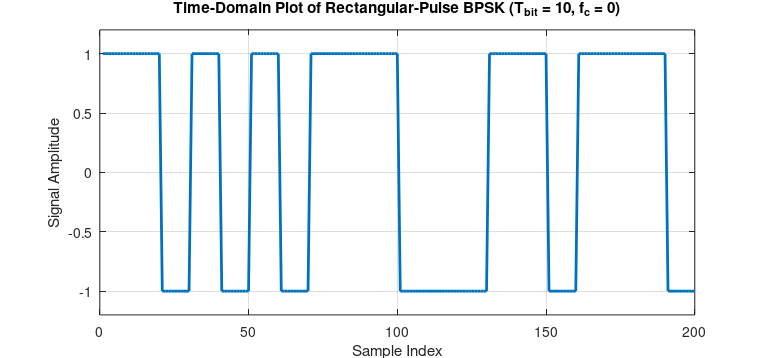
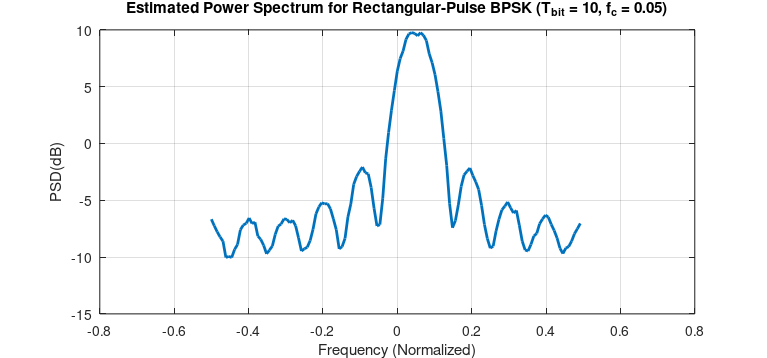

Reproduce these figures in MATLAB, in order.
% Script for creating a simple rectangular-pulse BPSK signal.
% Chad M. Spooner
% March 2015

% Set up figure windows.

for ind=1:2
    hf = figure(ind);
    clf;
    set(hf, 'units', 'normalized');
    set(hf, 'paperpositionmode', 'auto');
    set(hf, 'position', [0.2 0.05 0.6 0.35]);
end
figure(2);
set(gcf, 'position', [0.2 0.5 0.6 0.35]);

%% Initialize key variables.

T_bit = 10;              % 1/T_bit is the bit rate
num_bits = 4000;         % Desired number of bits in generated signal
fc = 0.05;               % Desired carrier frequency(normalized units)
N0_dB = -10.0;           % Noise spectral density(average noise power)
Power_dB = 0.0;          % Signal power in decibels
N_psd = 128;             % Number of frequencies to use in PSD estimate

%% Create the baseband signal.

% Create bit sequence.

bit_seq = randi([0 1], [1 num_bits]);

% Create symbol sequence from bit sequence.

sym_seq = 2*bit_seq - 1;
zero_mat = zeros((T_bit - 1), num_bits);
sym_seq = [sym_seq ; zero_mat];
sym_seq = reshape(sym_seq, 1, T_bit*num_bits);

% Create pulse function.

p_of_t = ones(1, T_bit);

% Convolve bit sequence with pulse function.

s_of_t = filter(p_of_t, [1], sym_seq);

% Plot time-domain waveform.

figure(1);
hp = plot(s_of_t(1:200));
set(gca, 'ylim', [-1.2 1.2]);
set(hp, 'linewidth', 2);
grid on;
xlabel('Sample Index');
ylabel('Signal Amplitude');
title('Time-Domain Plot of Rectangular-Pulse BPSK (T_{bit} = 10, f_c = 0)');
print -djpeg99 'rect_bpsk_time_domain.jpg'

%% Frequency-shift the baseband signal and add noise.

% Apply the carrier frequency.

e_vec = exp(sqrt(-1)*2*pi*fc*[1:length(s_of_t)]);
x_of_t = s_of_t .* e_vec;

% Add noise.

n_of_t = randn(size(x_of_t)) + sqrt(-1)*randn(size(x_of_t));
noise_power = var(n_of_t);
N0_linear = 10^(N0_dB/10);
pow_factor = sqrt(N0_linear / noise_power);
n_of_t = n_of_t * pow_factor;
y_of_t = x_of_t + n_of_t;

%% Estimate PSD and plot.

num_blocks = floor(length(y_of_t) / N_psd);
S = y_of_t(1, 1:(N_psd*num_blocks));
S = reshape(S,  N_psd, num_blocks);
I = fft(S);
I = I .* conj(I);
I = sum(I.');
I = fftshift(I);
I = I /(num_blocks * N_psd);

freq_vec = [0:(N_psd-1)]/N_psd - 0.5;

figure(2);
hp = plot(freq_vec, 10*log10(I));
set(hp, 'linewidth', 2);
grid on;
xlabel('Frequency (Normalized)');
ylabel('PSD(dB)');
title('Estimated Power Spectrum for Rectangular-Pulse BPSK (T_{bit} = 10, f_c = 0.05)');
print -djpeg99 'rect_bpsk_psd.jpg'

%% Check power of PSD against known sum of noise and signal powers.

meas_pow = sum(I) *(1.0/N_psd);
Power_linear = 10^(Power_dB/10.0);
fprintf('PSD-measured power is %.5e, known total power is %.5e\n', ...
    meas_pow, N0_linear + Power_linear);



